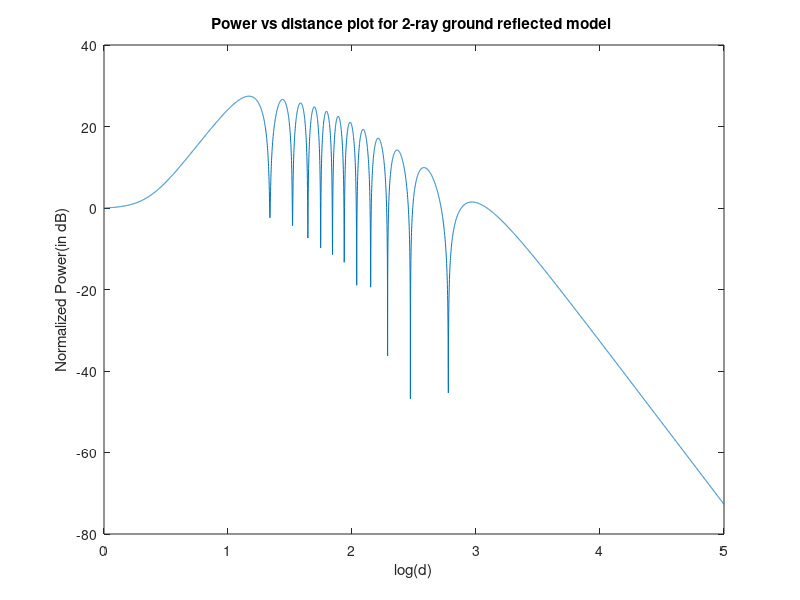

Here is the MATLAB script that generated this plot:
ld=0:0.001:5;
d=10.^ld;
ht=50;
hr=2;
l_gr=sqrt( (ht+hr)^2+d.^2);
l_los=sqrt( (ht-hr)^2+d.^2);
R=-1;
G_los=1;
G_gr=1;
lambda=1/3;
phi=2*pi*(l_gr-l_los)/lambda;
los=sqrt(G_los)./l_los;
gr=R*sqrt(G_gr)*exp(-j.*phi)./l_gr;
rs=lambda.*(los+gr)/4*pi;
ps=abs(rs).^2;
norm=ps(1);
pn=ps./norm;
x = ld;
y =10*log10(pn);
plot(ld,y);
title('Power vs distance plot for 2-ray ground reflected model ');
xlabel('log(d)');
ylabel('Normalized Power(in dB)');